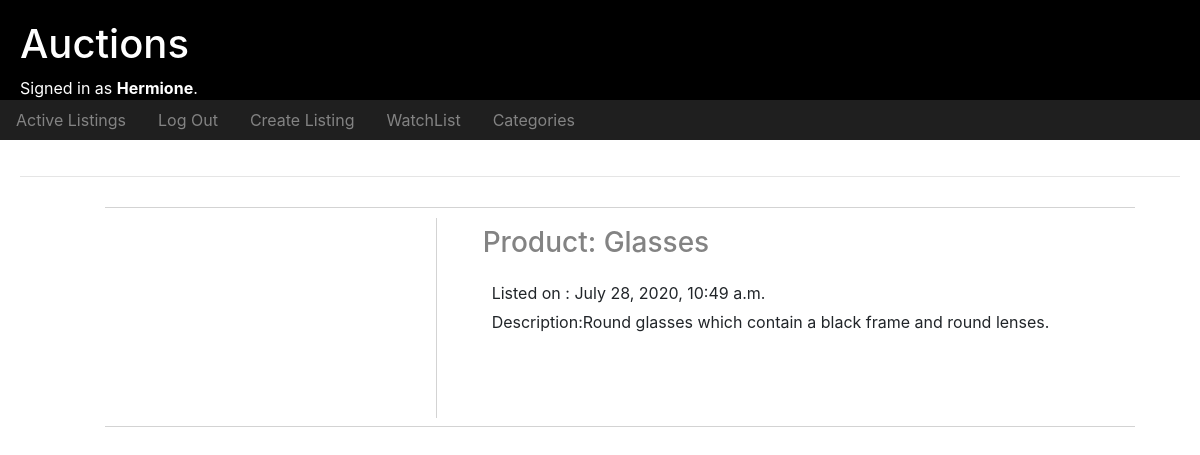
Screenshot of /listings/categories/Optics (signed in) with the database file from the repository.
### auctions/models.py (models this page shows, shortened)
class User(AbstractUser):
    pass

class Listing(models.Model):
    user = models.ForeignKey(settings.AUTH_USER_MODEL,on_delete=models.CASCADE, null=True)
    title = models.CharField(max_length=64)
    description = models.TextField(blank=True)
    startingBid = models.IntegerField()
    photo = models.TextField(blank=True)
    category = models.TextField(blank=True)
    active = models.BooleanField(default=True)
    watchlist = models.BooleanField(default=False)
    date = models.DateTimeField(auto_now_add=True, null=True, blank=True)

### auctions/views.py (the view)
# urls.py: path("listings/categories/<str:category>", views.getListingByCategory, name="getListingByCategory"),
@login_required(login_url="login")
def getListingByCategory(request, category):
    products = Listing.objects.filter(category=category)
    return render(request, "auctions/categorylisting.html",{
        "products": products
    })

### auctions/templates/auctions/categorylisting.html (shortened to what this page needs)
{% extends "auctions/layout.html" %}
{% block body %}
<div>
    <ul>
        {% for list in products %}
        <li class="container-fluid product">
                <div class="row element">
                    <div class="col-4 container">
                        <div class="container-foto align-middle">
                        </div>
                    </div>
                    <div class="col-8 texto">
                        <a class="nav-link" href="{% url 'product' list.id %}"><h3>Product: {{ list.title }}</h3></a>
                        <p class="text">Listed on : {{ list.date }}</p>
                        <p class="text">Description:{{ list.description }}</p>
                    </div>
                </div>
        </li>
        {% endfor %}
    </ul>
</div>
{% endblock %}

### auctions/templates/auctions/layout.html (shortened to what this page needs)
{% load static %}
<!DOCTYPE html>
<html lang="en">
    <head>
        <link rel="stylesheet" href="https://stackpath.bootstrapcdn.com/bootstrap/4.4.1/css/bootstrap.min.css">
        <link href="{% static 'auctions/styles.css' %}" rel="stylesheet">
    </head>
    <body>
        <section class="head">
        <h1>Auctions</h1>
        <div>
            {% if user.is_authenticated %}
                Signed in as <strong>{{ user.username }}</strong>.
            {% else %}
                Not signed in.
            {% endif %}
        </div>
        </section>
        <div class="headers">
        <ul class="nav">
            <li class="nav-item">
                <a class="nav-link" href="{% url 'index' %}">Active Listings</a>
            </li>
            {% if user.is_authenticated %}
                <li class="nav-item">
                    <a class="nav-link" href="{% url 'logout' %}">Log Out</a>
                </li>
                <li class="nav-item">
                    <a class="nav-link" href="{% url 'add' %}">Create Listing</a>
                </li>
                <li class="nav-item">
                    <a class="nav-link" href="{% url 'watchlist' %}">WatchList</a>
                </li>
                <li class="nav-item">
                    <a class="nav-link" href="{% url 'categories' %}">Categories</a>
                </li>
            {% endif %}
        </ul>
        </div>
        <section class="body">
        <hr>
        {% block body %}
        {% endblock %}
        </section>
    </body>
</html>

### auctions/static/auctions/styles.css (style rules this page uses)
body { margin: 0; }
.element { border-bottom: solid 0.3px rgb(211, 211, 211); border-top: solid 0.3px rgb(211, 211, 211); height: 220px; margin: 30px; padding: 10px; }
.product { margin: 20px; list-style: none; margin-left: 0; }
.container-foto { border-right: solid 0.3px rgb(211, 211, 211); height: 200px; display: flex; justify-content: center; align-items: center; }
.head { background-color: rgb(0, 0, 0); color: rgb(255, 255, 255); padding-left: 20px; padding-top: 20px; }
.body { padding: 20px; }
.headers { width: 100%; height: fit-content; background-color: rgb(31, 31, 31); }
.nav-link { color: rgb(131, 131, 131); }
.text { padding-left: 20px; margin: 5px; }

### rows the page displays
User: username "Hermione"
Listing: title "Glasses", date "July 28, 2020, 10:49 a.m.", description "Round glasses which contain a black frame and round lenses."
